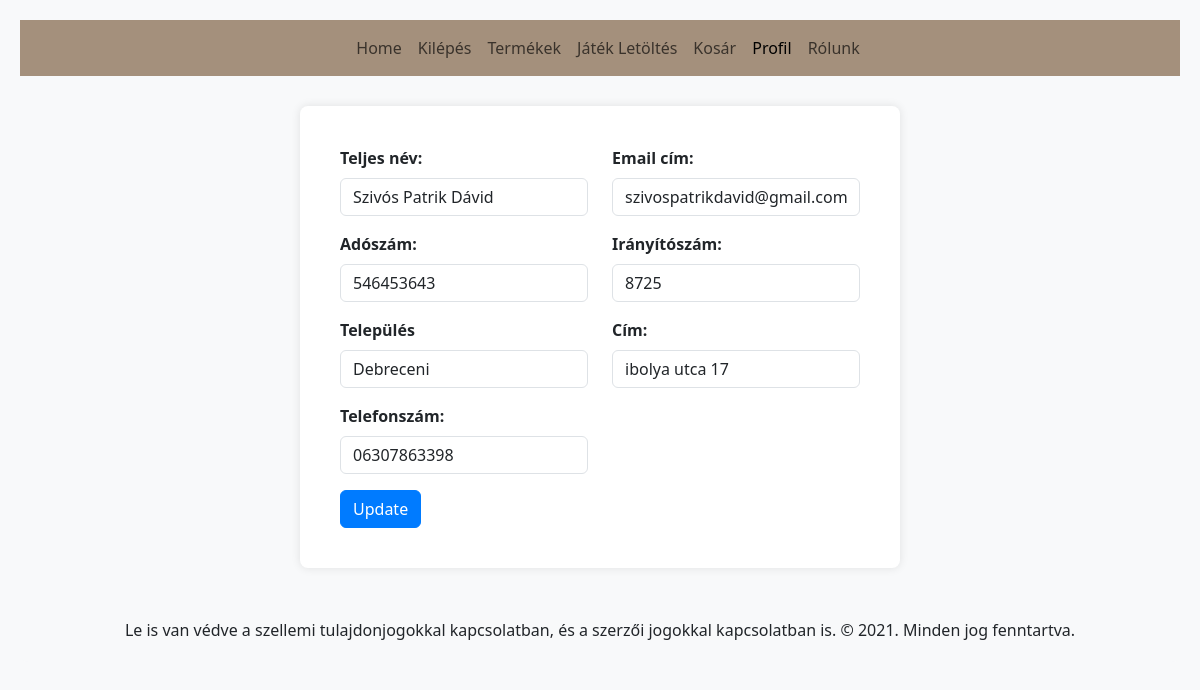
Screenshot of /index.php?menu=profil (signed in) with the database file from the repository.
### tables this page shows
CREATE TABLE `users` (
  `userid` int(10) UNSIGNED NOT NULL,
  `username` varchar(100) NOT NULL,
  `password` varchar(100) NOT NULL,
  `regisztralt` datetime NOT NULL DEFAULT current_timestamp(),
  `pontszam` int(10) NOT NULL DEFAULT 0,
  `halalokszama` int(10) NOT NULL DEFAULT 0,
  `Levels` int(10) NOT NULL DEFAULT 1,
  `skin` int(10) NOT NULL DEFAULT 0,
  `teljesnev` varchar(30) NOT NULL,
  `emailcim` varchar(100) NOT NULL,
  `adoszam` varchar(11) DEFAULT NULL,
  `iranyitoszam` varchar(4) DEFAULT NULL,
  `telepules` varchar(20) DEFAULT NULL,
  `cim` varchar(50) DEFAULT NULL,
  `telefonszam` varchar(12) DEFAULT NULL
);

### classes/Database.php (called while the page is built, shortened)
<?php
class Database
{
    private $db = null;
    public function __construct($host, $username, $passwor, $db)
    {
        $this->db = new mysqli($host, $username, $passwor, $db);
    }
    public function Profil()
    {
        $stmt = $this->db->prepare("SELECT * FROM users WHERE username = ?");
        $stmt->bind_param("s", $_SESSION['username']);
        $stmt->execute();
        $result = $stmt->get_result();
        return $result->fetch_assoc();
    }
}

### pages/profil.php (the view, shortened to what this page needs)
<?php
$userData = $db->Profil();
if (isset($userData) && !empty($userData)) {
    $teljesnev = $userData['teljesnev'];
    $emailcim = $userData['emailcim'];
    $adoszam = $userData['adoszam'];
    $iranyitoszam = $userData['iranyitoszam'];
    $telepules = $userData['telepules'];
    $cim = $userData['cim'];
    $telefonszam = $userData['telefonszam'];
}
?>
<div class="container">
    <form action="#" method="post">
        <div class="row">
            <div class="col-6">
                <div class="mb-3">
                    <label for="teljesnev" class="form-label">Teljes név:</label>
                    <input type="text" class="form-control" id="teljesnev" name="teljesnev" minlength="1" value="<?php echo $teljesnev; ?>">
                </div>
            </div>
            <div class="col-6">
                <div class="mb-3">
                    <label for="emailcim" class="form-label">Email cím:</label>
                    <input type="text" class="form-control" id="emailcim" name="emailcim" minlength="1" aria-describedby="emailHelp" value="<?php echo $emailcim; ?>">
                </div>
            </div>
        </div>
        <div class="row">
            <div class="col-6">
                <div class="mb-3">
                    <label for="adoszam" class="form-label">Adószám:</label>
                    <input type="text" class="form-control" id="adoszam" name="adoszam" value="<?php echo $adoszam; ?>">
                </div>
            </div>
            <div class="col-6">
                <div class="mb-3">
                    <label for="iranyitoszam" class="form-label">Irányítószám:</label>
                    <input type="number" class="form-control" id="iranyitoszam" minlength="4" name="iranyitoszam" value="<?php echo $iranyitoszam; ?>">
                </div>
            </div>
        </div>
        <div class="row">
            <div class="col-6">
                <div class="mb-3">
                    <label for="telepules" class="form-label">Település</label>
                    <input type="text" class="form-control" id="telepules" name="telepules" value="<?php echo $telepules; ?>">
                </div>
            </div>
            <div class="col-6">
                <div class="mb-3">
                    <label for="cim" class="form-label">Cím:</label>
                    <input type="text" class="form-control" id="cim" name="cim" value="<?php echo $cim; ?>">
                </div>
            </div>
        </div>
        <div class="row">
            <div class="col-6">
                <div class="mb-3">
                    <label for="telefonszam" class="form-label">Telefonszám:</label>
                    <input type="number" class="form-control" id="telefonszam" name="telefonszam" minlength="11" value="<?php echo $telefonszam; ?>">
                </div>
            </div>
        </div>
        <button id="updateButton" type="submit" class="btn btn-primary" name="editadatok" value="true">Update</button>
    </form>
</div>

### layout/main.css (style rules this page uses)
body { background-color: #f8f9fa; padding: 20px; }
.container { max-width: 600px; margin: 30px auto; background-color: #fff; border-radius: 8px; padding: 40px; box-shadow: 0 0 10px rgba(0, 0, 0, 0.1); }
.form-label { font-weight: bold; }
.btn-primary { background-color: #007bff; border-color: #007bff; }

### rows the page displays
users: teljesnev "Szivós Patrik Dávid", emailcim "szivospatrikdavid@gmail.com", adoszam "546453643", iranyitoszam "8725", telepules "Debreceni", cim "ibolya utca 17", telefonszam "06307863398"
